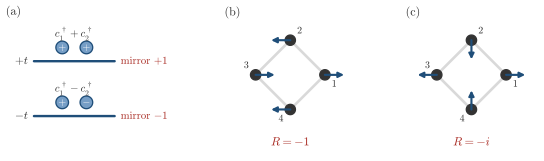

This figure's Python source:
"""Session 2, eigenvalues of a symmetry operator on a dimer and on a ring of four sites."""
import os, sys
sys.path.insert(0, os.path.join(os.path.dirname(os.path.abspath(__file__)), ".."))
import numpy as np
import matplotlib.pyplot as plt
import style

# the checks of the numbers that the figure prints
t = 1.0
H = t * np.array([[0, 1], [1, 0]]); M = np.array([[0, 1], [1, 0]])
e, v = np.linalg.eigh(H)
for ev, vec in zip(e, v.T):
    lam = vec @ M @ vec
    assert (abs(ev - t) < 1e-9 and abs(lam - 1) < 1e-9) or (abs(ev + t) < 1e-9 and abs(lam + 1) < 1e-9)
R = np.roll(np.eye(4), -1, axis=0)         # (R psi)_n = psi_{n+1}, every amplitude to the previous site, as on the page
s1 = np.array([1, -1, 1, -1], complex); s2 = np.array([1, -1j, -1, 1j])
assert np.allclose((R @ s2)[0], s2[1]) and np.allclose(R @ s2, [-1j, -1, 1j, 1])
assert np.allclose(R @ s1, -s1) and np.allclose(R @ s2, -1j * s2)

fig, axs = plt.subplots(1, 3, figsize=(style.WIDTH_CM * style.CM, 5.0 * style.CM), gridspec_kw=dict(width_ratios=[1.1, 1, 1]))
for ax in axs:
    ax.axis('off')
# (a) the two levels of the dimer, with the eigenvalue of the mirror
ax = axs[0]
for y, lab, s, lam in [(1.0, r'$c_1^\dagger+c_2^\dagger$', ('+', '+'), '+1'), (-1.0, r'$c_1^\dagger-c_2^\dagger$', ('+', '$-$'), '$-1$')]:
    ax.plot([-1, 1], [y, y], color=style.ACCENT, lw=1.8)
    for j in range(2):
        ax.scatter([-0.3 + 0.6 * j], [y + 0.5], s=90, facecolor=style.LIGHT, edgecolor=style.ACCENT, linewidths=1.0, zorder=3)
        style.label(ax, -0.3 + 0.6 * j, y + 0.49, s[j], color='white', fontsize=7.5, zorder=4)
    style.label(ax, 0, y + 1.0, lab, fontsize=8)
    style.label(ax, 1.15, y, r'mirror $%s$' % lam.replace('$', ''), color=style.BROKEN, ha='left', fontsize=8)
style.label(ax, -1.15, 1.0, r'$+t$', ha='right', fontsize=8.5)
style.label(ax, -1.15, -1.0, r'$-t$', ha='right', fontsize=8.5)
ax.set_xlim(-1.7, 3.0); ax.set_ylim(-2.4, 2.9)
style.label(ax, -1.7, 2.8, '(a)', ha='left', fontsize=9)
# (b), (c) a ring of four sites, the arrow on a site is the complex amplitude, and the site j+1 of the caption holds
# psi[j], at the angle 90 j degrees, so the sites 1 to 4 run counterclockwise from the one on the right
ang = np.pi / 2 * np.arange(4)
pos = np.c_[np.cos(ang), np.sin(ang)]
assert np.all(np.diff(ang) > 0) and np.allclose(pos[0], [1, 0]) and np.allclose(pos[1], [0, 1])     # counterclockwise
# read in this order, (c) is psi_1 = 1, psi_2 = -i, psi_3 = -1, psi_4 = i, and (R psi)_1 = psi_2 = -i psi_1
assert np.isclose(s2[1], -1j * s2[0]) and np.isclose((R @ s2)[0], -1j * s2[0])
# the number of a site sits 0.38 from it at 45 degrees clockwise from the outward direction, where no arrow points
noff = 0.38 * np.c_[np.cos(ang - np.pi / 4), np.sin(ang - np.pi / 4)]
for psi in (s1, s2):
    for p, a, o in zip(pos, psi, noff):
        arrow = np.array([a.real, a.imag]) / abs(a)
        assert np.dot(arrow, o / np.linalg.norm(o)) < 0.75                  # at least 41 degrees between number and arrow
for ax, psi, name, tag in [(axs[1], s1, r'$R=-1$', '(b)'), (axs[2], s2, r'$R=-i$', '(c)')]:
    ax.set_aspect('equal')
    ring = np.r_[pos, pos[:1]]
    ax.plot(ring[:, 0], ring[:, 1], color=style.GRID, lw=2.0, zorder=1)
    for j, (p, a) in enumerate(zip(pos, psi)):
        ax.scatter(*p, s=60, color=style.INK, zorder=3)
        d = 0.55 * np.array([a.real, a.imag])
        ax.annotate('', xy=p + d, xytext=p, arrowprops=dict(arrowstyle='-|>', color=style.ACCENT, lw=1.6, mutation_scale=8, shrinkA=0, shrinkB=0), zorder=4)
        style.label(ax, *(p + noff[j]), '%d' % (j + 1), color=style.INK, fontsize=7.5, zorder=5)
    style.label(ax, 0, -1.95, name, color=style.BROKEN, fontsize=9)
    ax.set_xlim(-1.9, 1.9); ax.set_ylim(-2.3, 1.9)
    style.label(ax, -1.9, 1.8, tag, ha='left', fontsize=9)
fig.subplots_adjust(wspace=0.05, left=0.0, right=1.0)
style.save(fig, __file__)
